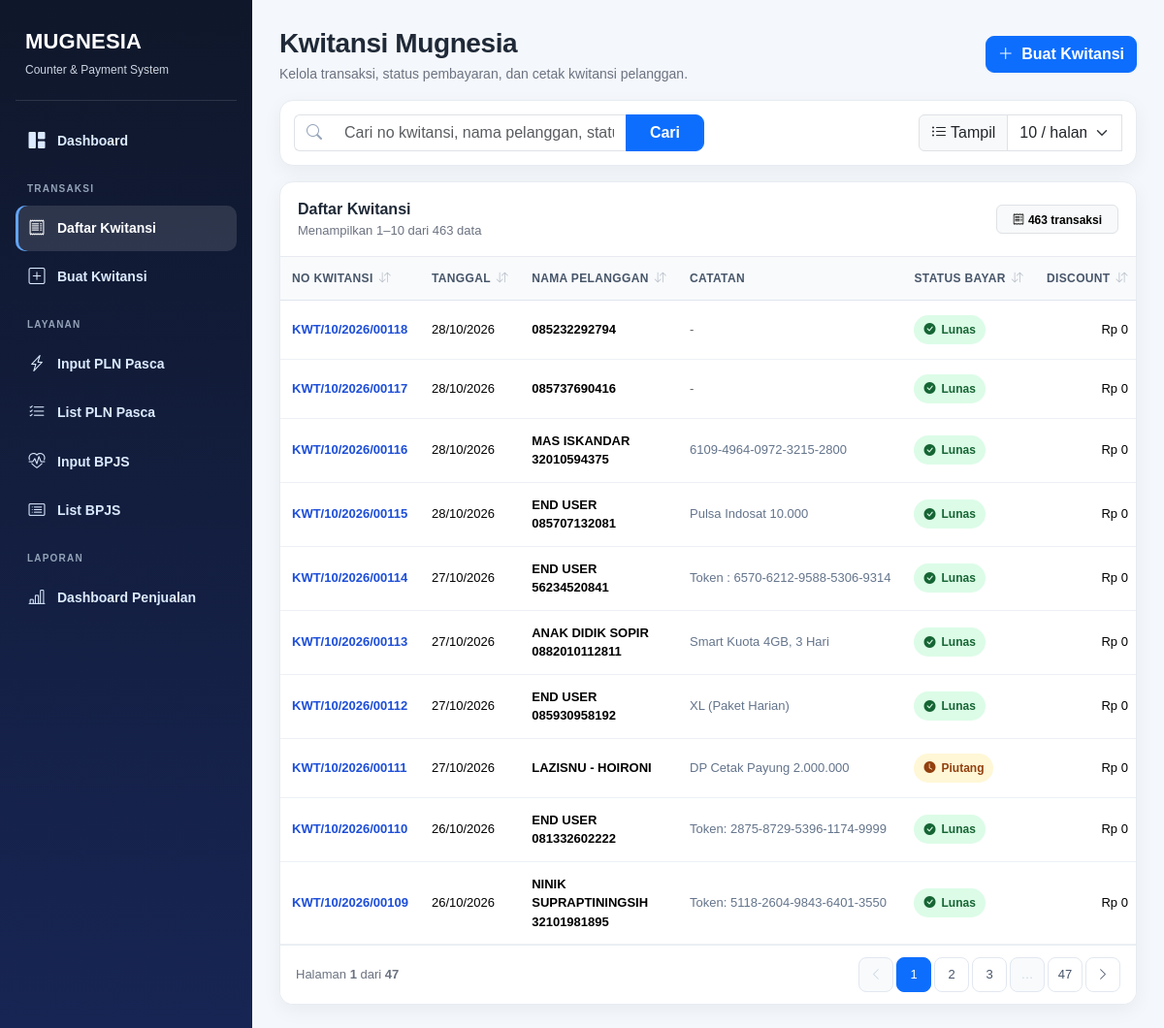
The page /list_kwitansi.php on the database its author committed.
### tables this page shows
CREATE TABLE `kwitansi` (
  `id` int(11) NOT NULL AUTO_INCREMENT,
  `no_kwitansi` varchar(40) NOT NULL,
  `tanggal` date NOT NULL,
  `nama_pelanggan` varchar(100) DEFAULT NULL,
  `alamat_pelanggan` varchar(255) DEFAULT NULL,
  `catatan` text,
  `status_bayar` varchar(50) NOT NULL,
  `discount` decimal(12,0) NOT NULL,
  `total` decimal(12,0) NOT NULL DEFAULT '0',
  `created_at` timestamp NOT NULL DEFAULT CURRENT_TIMESTAMP,
  `SN` varchar(45) NOT NULL,
  PRIMARY KEY (`id`),
  UNIQUE KEY `no_kwitansi` (`no_kwitansi`),
  KEY `idx_kwitansi_no` (`no_kwitansi`),
  KEY `idx_kwitansi_nama` (`nama_pelanggan`),
  KEY `idx_kwitansi_status` (`status_bayar`)
);

### list_kwitansi.php (the view, shortened to what this page needs)
<?php
    require_once "db.php";
    $allowed_sizes = [5,10,20,50];
    $ps = (int)($_GET['ps'] ?? 10);
    $limit = in_array($ps, $allowed_sizes) ? $ps : 10;
    $page = max(1, (int)($_GET['page'] ?? 1));
    $offset = ($page - 1) * $limit;
    $search = trim($_GET['q'] ?? "");
    $allowed_sort = [
        'no_kwitansi'    => 'no_kwitansi',
        'tanggal'        => 'tanggal',
        'nama_pelanggan' => 'nama_pelanggan',
        'status_bayar'   => 'status_bayar',
        'discount'       => 'discount',
        'total'          => 'total',
        'catatan'        => 'catatan'
    ];
    $sort = $_GET['sort'] ?? 'id';
    $dir  = strtolower($_GET['dir'] ?? 'desc');
    $dir  = $dir === 'asc' ? 'ASC' : 'DESC';
    $orderBy = isset($allowed_sort[$sort]) ? $allowed_sort[$sort] : 'id';
    $sql = "SELECT * FROM kwitansi ";
    $params = [];
    $types = "";
    $sql_count = preg_replace('/SELECT \* FROM/', 'SELECT COUNT(*) as jml FROM', $sql, 1);
    $stmt = $conn->prepare($sql_count);
    $stmt->execute();
    $count = $stmt->get_result()->fetch_assoc()['jml'] ?? 0;
    $total_pages = max(1, (int)ceil($count / $limit));
    $sql .= "ORDER BY {$orderBy} {$dir} LIMIT ? OFFSET ?";
    $stmt = $conn->prepare($sql);
    if ($types) {
        $types2 = $types . "ii";
        $params2 = array_merge($params, [$limit, $offset]);
        $stmt->bind_param($types2, ...$params2);
    } else {
        $stmt->bind_param("ii", $limit, $offset);
    }
    $stmt->execute();
    $res = $stmt->get_result();
    $start_row = $count > 0 ? $offset + 1 : 0;
    $end_row = min($offset + $limit, $count);
    function pageUrl($targetPage, $search, $limit, $sort, $dir) {
        return '?page=' . (int)$targetPage
            . '&q=' . urlencode($search)
            . '&ps=' . (int)$limit
            . '&sort=' . urlencode($sort)
            . '&dir=' . urlencode(strtolower($dir));
    }
    function sortUrl($column, $currentSort, $currentDir, $search, $limit) {
        $nextDir = ($currentSort === $column && strtoupper($currentDir) === 'ASC') ? 'desc' : 'asc';
        return '?page=1'
            . '&q=' . urlencode($search)
            . '&ps=' . (int)$limit
            . '&sort=' . urlencode($column)
            . '&dir=' . $nextDir;
    }
    function sortIcon($column, $currentSort, $currentDir) {
        if ($currentSort !== $column) {
            return '<i class="bi bi-arrow-down-up sort-icon"></i>';
        }
        return strtoupper($currentDir) === 'ASC'
            ? '<i class="bi bi-sort-up sort-icon active"></i>'
            : '<i class="bi bi-sort-down sort-icon active"></i>';
    }
?>
<!doctype html>
<html lang="id">
<head>
<link href="https://cdn.jsdelivr.net/npm/bootstrap@5.3.3/dist/css/bootstrap.min.css" rel="stylesheet">
<link rel="stylesheet" href="https://cdn.jsdelivr.net/npm/bootstrap-icons@1.11.3/font/bootstrap-icons.min.css">
</head>
<body>
<div class="mug-app">
<?php require __DIR__ . "/layout/sidebar.php"; ?>
<main class="mug-main">
<div class="container-fluid app-wrap p-0">
  <div class="d-flex flex-column flex-md-row justify-content-between align-items-md-center gap-3 mb-3">
    <div>
      <div class="page-title">Kwitansi Mugnesia</div>
      <div class="page-subtitle">Kelola transaksi, status pembayaran, dan cetak kwitansi pelanggan.</div>
    </div>
    <div class="d-flex gap-2 header-actions">
      <a class="btn btn-primary" href="kwitansi_form.php">
        <i class="bi bi-plus-lg me-1"></i> Buat Kwitansi
      </a>
    </div>
  </div>
  <form class="toolbar-card mb-3" method="get">
    <div class="row g-2 align-items-center">
      <div class="col-12 col-md-8 col-lg-6">
        <div class="input-group search-box">
          <span class="input-group-text"><i class="bi bi-search"></i></span>
          <input type="text" class="form-control"
                 placeholder="Cari no kwitansi, nama pelanggan, status bayar, atau catatan..."
                 id="search-kwitansi" autocomplete="off"
                 name="q"
                 value="<?= htmlspecialchars($search) ?>">
          <button class="btn btn-primary px-4" type="submit">Cari</button>
        </div>
      </div>
      <div class="col-12 col-md-4 col-lg-6 d-flex justify-content-md-end">
        <div class="input-group" style="max-width:210px;">
          <label class="input-group-text" for="ps"><i class="bi bi-list-ul me-1"></i> Tampil</label>
          <select class="form-select" name="ps" id="ps" onchange="this.form.submit()">
            <?php foreach($allowed_sizes as $s): ?>
              <option value="<?=$s?>" <?=$s==$limit?'selected':''?>><?=$s?> / halaman</option>
            <?php endforeach; ?>
          </select>
        </div>
      </div>
    </div>
  </form>
  <div class="grid-card">
    <div class="grid-head d-flex justify-content-between align-items-center">
      <div>
        <div class="fw-bold">Daftar Kwitansi</div>
        <div class="record-info">Menampilkan <?= $start_row ?>–<?= $end_row ?> dari <?= number_format($count,0,',','.') ?> data</div>
      </div>
      <span class="badge text-bg-light border px-3 py-2">
        <i class="bi bi-receipt me-1"></i><?= number_format($count,0,',','.') ?> transaksi
      </span>
    </div>
    <div class="table-responsive">
      <table class="table table-hover align-middle">
        <thead>
          <tr>
            <th>
              <a class="sort-link" href="<?= sortUrl('no_kwitansi', $sort, $dir, $search, $limit) ?>">
                No Kwitansi <?= sortIcon('no_kwitansi', $sort, $dir) ?>
              </a>
            </th>
            <th>
              <a class="sort-link" href="<?= sortUrl('tanggal', $sort, $dir, $search, $limit) ?>">
                Tanggal <?= sortIcon('tanggal', $sort, $dir) ?>
              </a>
            </th>
            <th>
              <a class="sort-link" href="<?= sortUrl('nama_pelanggan', $sort, $dir, $search, $limit) ?>">
                Nama Pelanggan <?= sortIcon('nama_pelanggan', $sort, $dir) ?>
              </a>
            </th>
            <th>Catatan</th>
            <th>
              <a class="sort-link" href="<?= sortUrl('status_bayar', $sort, $dir, $search, $limit) ?>">
                Status Bayar <?= sortIcon('status_bayar', $sort, $dir) ?>
              </a>
            </th>
            <th class="text-end">
              <a class="sort-link justify-content-end" href="<?= sortUrl('discount', $sort, $dir, $search, $limit) ?>">
                Discount <?= sortIcon('discount', $sort, $dir) ?>
              </a>
            </th>
          </tr>
        </thead>
        <tbody>
          <?php while($row = $res->fetch_assoc()): ?>
            <?php
              $status = trim($row['status_bayar'] ?? '');
              $statusLower = strtolower($status);
              if ($statusLower === 'lunas') {
                  $statusClass = 'status-lunas';
                  $statusIcon = 'bi-check-circle-fill';
              } elseif ($statusLower === 'piutang') {
                  $statusClass = 'status-piutang';
                  $statusIcon = 'bi-clock-fill';
              } else {
                  $statusClass = 'status-other';
                  $statusIcon = 'bi-info-circle-fill';
              }
            ?>
            <tr>
              <td><span class="invoice-no"><?= htmlspecialchars($row['no_kwitansi']) ?></span></td>
              <td class="text-nowrap"><?= date('d/m/Y', strtotime($row['tanggal'])) ?></td>
              <td><span class="customer-name"><?= htmlspecialchars($row['nama_pelanggan']) ?></span></td>
              <td>
                <div class="note-cell" title="<?= htmlspecialchars($row['catatan'] ?? '') ?>">
                  <?= trim($row['catatan'] ?? '') !== '' ? htmlspecialchars($row['catatan']) : '<span class="text-muted">-</span>' ?>
                </div>
              </td>
              <td>
                <span class="status-badge <?= $statusClass ?>">
                  <i class="bi <?= $statusIcon ?>"></i><?= htmlspecialchars($status !== '' ? $status : '-') ?>
                </span>
              </td>
              <td class="text-end money">Rp <?= number_format($row['discount'], 0, ',', '.') ?></td>
            </tr>
          <?php endwhile; ?>
        </tbody>
      </table>
    </div>
    <div class="grid-footer d-flex flex-column flex-md-row justify-content-between align-items-md-center gap-2">
      <div class="record-info">
        Halaman <strong><?= $page ?></strong> dari <strong><?= $total_pages ?></strong>
      </div>
      <?php if ($total_pages > 1): ?>
        <nav aria-label="Pagination kwitansi">
          <ul class="pagination pagination-sm">
            <li class="page-item <?= $page <= 1 ? 'disabled' : '' ?>">
              <a class="page-link" href="<?= pageUrl(max(1,$page-1), $search, $limit, $sort, $dir) ?>" aria-label="Sebelumnya">
                <i class="bi bi-chevron-left"></i>
              </a>
            </li>
            <?php
              $window = 2;
              $candidates = [1, $total_pages];
              for ($i = max(1, $page-$window); $i <= min($total_pages, $page+$window); $i++) {
                  $candidates[] = $i;
              }
              $candidates = array_values(array_unique($candidates));
              sort($candidates);
              $prevShown = null;
            ?>
            <?php foreach($candidates as $i): ?>
              <?php if ($prevShown !== null && $i > $prevShown + 1): ?>
                <li class="page-item disabled"><span class="page-link">…</span></li>
              <?php endif; ?>
              <li class="page-item <?= $i == $page ? 'active' : '' ?>">
                <a class="page-link" href="<?= pageUrl($i, $search, $limit, $sort, $dir) ?>"><?= $i ?></a>
              </li>
              <?php $prevShown = $i; ?>
            <?php endforeach; ?>
            <li class="page-item <?= $page >= $total_pages ? 'disabled' : '' ?>">
              <a class="page-link" href="<?= pageUrl(min($total_pages,$page+1), $search, $limit, $sort, $dir) ?>" aria-label="Berikutnya">
                <i class="bi bi-chevron-right"></i>
              </a>
            </li>
          </ul>
        </nav>
      <?php endif; ?>
    </div>
  </div>
</div>
</main>
</div>
</body>
</html>

### list_kwitansi.php (style rules this page uses)
:root { --app-bg:#f4f7fb; --card-border:#e7ecf2; --head-bg:#f8fafc; --text-main:#1f2937; --text-muted:#6b7280; }
body { background:var(--app-bg); color:var(--text-main); font-family:Arial, Helvetica, sans-serif; }
.app-wrap { max-width: none; width:100%; }
.page-title { font-size:28px; font-weight:800; letter-spacing:-.4px; }
.page-subtitle { color:var(--text-muted); font-size:14px; }
.toolbar-card, .grid-card { background:#fff; border:1px solid var(--card-border); border-radius:14px; box-shadow:0 6px 20px rgba(15,23,42,.05); }
.toolbar-card { padding:14px; }
.search-box .input-group-text { background:#fff; border-right:0; color:#94a3b8; }
.search-box .form-control { border-left:0; box-shadow:none !important; }
.grid-card { overflow:hidden; }
.grid-head { padding:16px 18px; border-bottom:1px solid var(--card-border); }
.record-info { font-size:13px; color:var(--text-muted); }
.table { margin:0; }
.table thead th { background:var(--head-bg); color:#475569; border-bottom:1px solid #dfe6ee; padding:13px 12px; font-size:12px; font-weight:800; text-transform:uppercase; letter-spacing:.35px; white-space:nowrap; }
.table tbody td { padding:13px 12px; border-color:#edf1f5; font-size:13px; vertical-align:middle; }
.table tbody tr { transition:.15s ease; }
.invoice-no { color:#1d4ed8; font-weight:700; white-space:nowrap; }
.customer-name { font-weight:600; }
.note-cell { color:#64748b; max-width:360px; white-space:nowrap; overflow:hidden; text-overflow:ellipsis; }
.money { font-variant-numeric:tabular-nums; white-space:nowrap; }
.status-badge { display:inline-flex; align-items:center; gap:6px; padding:6px 10px; border-radius:999px; font-size:12px; font-weight:700; white-space:nowrap; }
.status-lunas { background:#dcfce7; color:#166534; }
.status-piutang { background:#fff7d6; color:#92400e; }
.grid-footer { padding:12px 16px; border-top:1px solid var(--card-border); background:#fff; }
.pagination { margin:0; gap:4px; }
.pagination .page-link { min-width:36px; height:36px; display:flex; align-items:center; justify-content:center; border-radius:8px !important; border:1px solid #e2e8f0; color:#475569; font-size:13px; }
.pagination .page-item.active .page-link { background:#0d6efd; border-color:#0d6efd; color:#fff; }
.pagination .page-item.disabled .page-link { background:#f8fafc; color:#cbd5e1; }
.btn { border-radius:9px; font-weight:600; }
.sort-link { display:inline-flex; align-items:center; gap:6px; color:inherit; text-decoration:none; }
.sort-icon { font-size:12px; opacity:.35; }
body { margin:0 !important;padding:0 !important;background:#f4f7fb; }
.mug-app { min-height:100vh;display:flex; }
.mug-main { margin-left:260px;width:calc(100% - 260px);min-height:100vh;padding:24px 28px; }

### rows shown on the page
kwitansi: no_kwitansi "KWT/10/2026/00118", tanggal "28/10/2026", nama_pelanggan "085232292794", status_bayar "Lunas", discount "0"
kwitansi: no_kwitansi "KWT/10/2026/00117", tanggal "28/10/2026", nama_pelanggan "085737690416", status_bayar "Lunas", discount "0"
kwitansi: no_kwitansi "KWT/10/2026/00116", tanggal "28/10/2026", nama_pelanggan "MAS ISKANDAR 32010594375", catatan "6109-4964-0972-3215-2800", status_bayar "Lunas", discount "0"
kwitansi: no_kwitansi "KWT/10/2026/00115", tanggal "28/10/2026", nama_pelanggan "END USER 085707132081", catatan "Pulsa Indosat 10.000", status_bayar "Lunas", discount "0"
kwitansi: no_kwitansi "KWT/10/2026/00114", tanggal "27/10/2026", nama_pelanggan "END USER 56234520841", catatan "Token : 6570-6212-9588-5306-9314", status_bayar "Lunas", discount "0"
kwitansi: no_kwitansi "KWT/10/2026/00113", tanggal "27/10/2026", nama_pelanggan "ANAK DIDIK SOPIR 0882010112811", catatan "Smart Kuota 4GB, 3 Hari", status_bayar "Lunas", discount "0"
kwitansi: no_kwitansi "KWT/10/2026/00112", tanggal "27/10/2026", nama_pelanggan "END USER 085930958192", catatan "XL (Paket Harian)", status_bayar "Lunas", discount "0"
kwitansi: no_kwitansi "KWT/10/2026/00111", tanggal "27/10/2026", nama_pelanggan "LAZISNU - HOIRONI", catatan "DP Cetak Payung 2.000.000", status_bayar "Piutang", discount "0"
kwitansi: no_kwitansi "KWT/10/2026/00110", tanggal "26/10/2026", nama_pelanggan "END USER 081332602222", catatan "Token: 2875-8729-5396-1174-9999", status_bayar "Lunas", discount "0"
kwitansi: no_kwitansi "KWT/10/2026/00109", tanggal "26/10/2026", nama_pelanggan "NINIK SUPRAPTININGSIH 32101981895", catatan "Token: 5118-2604-9843-6401-3550", status_bayar "Lunas", discount "0"

### other values the page prints
$start_row "1"
$end_row "10"
$count "463"
$page "1"
$total_pages "47"
$i "1"
$i "2"
$i "3"
$i "47"
form field ps "10 / halaman"
